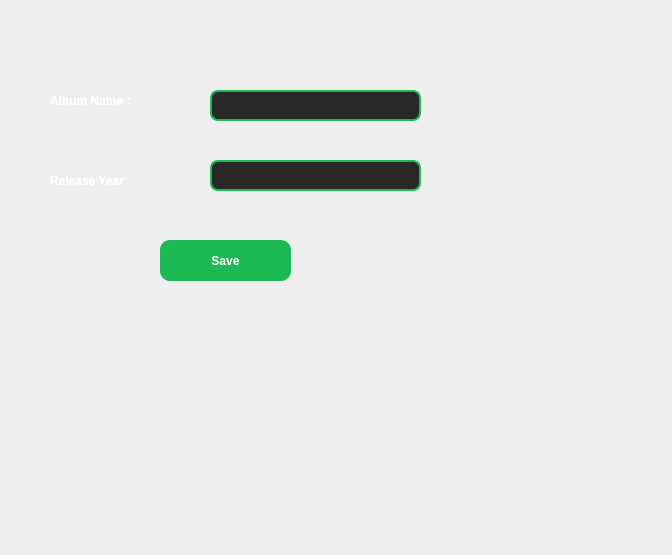
<?xml version="1.0" encoding="UTF-8"?>
<ui version="4.0">
 <class>editAlbumWindow</class>
 <widget class="QWidget" name="editAlbumWindow">
  <property name="geometry">
   <rect>
    <x>0</x>
    <y>0</y>
    <width>672</width>
    <height>555</height>
   </rect>
  </property>
  <property name="windowTitle">
   <string>Form</string>
  </property>
  <property name="styleSheet">
   <string notr="true">QLineEdit{
    background:#282828;
    border:2px solid #1DB954;
    border-radius:8px;
    color:white;
    padding:6px;
} QLabel{
    color:white;
    font-weight:bold;
}  QPushButton{
    background-color:#1DB954;
    color:white;
    border:none;
    border-radius:10px;
    padding:8px;
    font-weight:bold;
}

QPushButton:hover{
    background:#1ED760;
}

QPushButton:pressed{
    background:#169C46;
}</string>
  </property>
  <widget class="QLineEdit" name="lineEdit">
   <property name="geometry">
    <rect>
     <x>210</x>
     <y>90</y>
     <width>211</width>
     <height>31</height>
    </rect>
   </property>
  </widget>
  <widget class="QLineEdit" name="lineEdit_2">
   <property name="geometry">
    <rect>
     <x>210</x>
     <y>160</y>
     <width>211</width>
     <height>31</height>
    </rect>
   </property>
  </widget>
  <widget class="QPushButton" name="pushButton">
   <property name="geometry">
    <rect>
     <x>160</x>
     <y>240</y>
     <width>131</width>
     <height>41</height>
    </rect>
   </property>
   <property name="text">
    <string>Save</string>
   </property>
  </widget>
  <widget class="QLabel" name="label_2">
   <property name="geometry">
    <rect>
     <x>50</x>
     <y>170</y>
     <width>111</width>
     <height>21</height>
    </rect>
   </property>
   <property name="text">
    <string>Release Year</string>
   </property>
  </widget>
  <widget class="QLabel" name="label">
   <property name="geometry">
    <rect>
     <x>50</x>
     <y>70</y>
     <width>161</width>
     <height>61</height>
    </rect>
   </property>
   <property name="text">
    <string>Album Name :</string>
   </property>
  </widget>
 </widget>
 <resources/>
 <connections/>
</ui>
